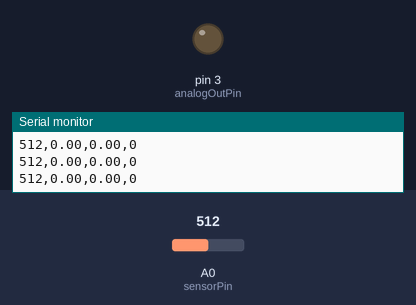
A sketch run on a simulated Arduino Uno, built with avr-gcc and run on an emulated ATmega328P. Parts: output pins drawn as LEDs (lit = HIGH), the last lines printed to the serial monitor. The test bench sets the inputs (shaded band); at power-on: A0 (sensorPin) = 512.

Above: at 1.2 s.
1.3 s: A0 (sensorPin) set to 491
At 1.77 s:
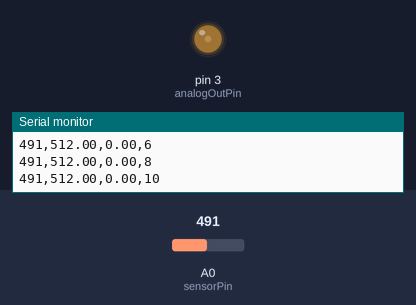
At 2.27 s:
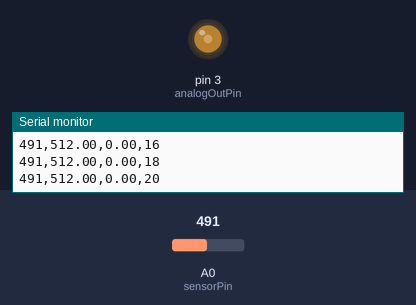
4.3 s: A0 (sensorPin) set to 0
Timing chart, 0 to 7.3 s (numbered marks = the images above; inputs shaded):
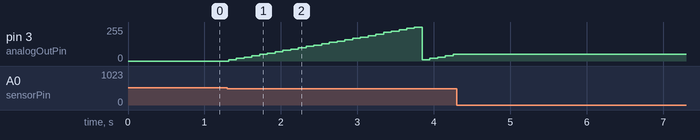

Measured:
- the behaviour switches between 507 and 506 on A0 (sensorPin) (found by bisection; images 0 and 1)
- after the input at 1.3 s, pin 3 (analogOutPin): 0/255 → 10/255 at once, → 20/255 0.10 s later, → 30/255 0.10 s later, → 40/255 0.10 s later, … (30 changes in this stretch)
- after the input at 4.3 s, pin 3 (analogOutPin): stops changing and stays 49/255

The sketch:

pd_Feb28-2017.ino
```cpp
//Peak Detect and Running Average for EE 589 Project

//variables for peak detect
int delta=5; //Step size for detection, change for diff type of signals
float min_=10000; //Want to start well above 4096 to ensure min and max initial detect
float max_=-10000;
int min_ind=0; //indexing for testing only
int max_ind=0;
bool find_max=true; //checks if min or max was found
int sensorPin = A0;
float maxtab_pos=0;
float maxtab_max=0;
float mintab_min=0;
float mintab_pos=0;
int ind=1;
int data;
int count=0;
const int num_samples=250;
int values[num_samples];//array for storing values
int Index=0; //indexing for array
int average=0;//holder for average values
int value_sum=0;//sum of value array
const int analogOutPin = 3;
int olddata=0;
int err_count;
void setup() {
  // put your setup code here, to run once:
Serial.begin(115200);

}

void loop() {


  // put your main code here, to run repeatedly:
data=analogRead(sensorPin);
//Start Peak Detect, saves min and max values as well as their indices for testing
  if (data>max_){
      max_=data;
      max_ind=ind;
  }
if (data<min_){
      min_=data;
      min_ind=ind;
}
 if (find_max==true){ //check to see if min or max was last found
  if (data<max_-delta){
    maxtab_pos=max_ind;
    maxtab_max=max_;
    min_=data; //update min, needed to update max
    min_ind=ind;
    find_max=false;
    }
 }
    if(data>min_+delta){
      mintab_pos=min_ind;
      mintab_min=min_;
      max_=data; // update max
      max_ind=ind;
      find_max=true;
    }

    //Running average of peak values
    value_sum=value_sum-values[Index];//shift old value out
  values[Index]=maxtab_max;
  value_sum=value_sum+values[Index];//sum values
  Index++;
  if (Index>=num_samples){
    Index=0;

  }

average=value_sum/num_samples;
//outputValue = map(sensorValue, 0, 1023, 0, 255);
  // change the analog out value:


//if (olddata==average){
  //err_count++;
//}
//if (err_count==50){
  //average=0;
  //err_count=0;
//}

while(data<.07){data=analogRead(sensorPin);}

olddata=average;
analogWrite(analogOutPin, 5*average);


ind++;
count++;
  Serial.print(data);
  Serial.print(',');
  Serial.print(maxtab_max);
  Serial.print(',');

  Serial.print(mintab_min);
 // Serial.print(',');
  //Serial.print(count);
  Serial.print(',');
  Serial.println(average);
delay(100);// delay for 100 for troubleshooting

}
```
